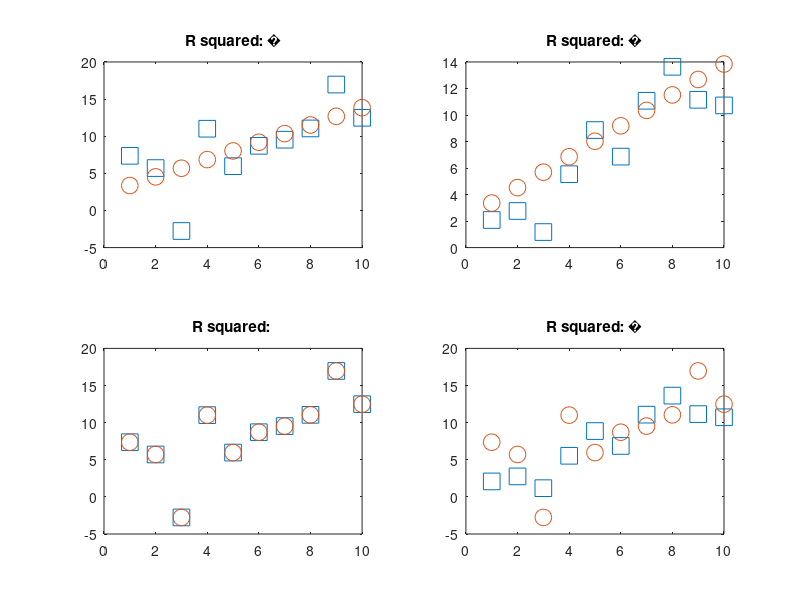

Here is the MATLAB script that generated this plot:
% create four visualization to exemplify overfitting. Compute R square.
x = linspace(1, 10, 10);
data1 = (1.5 * x) + (randn(1, 10) * 3);
data2 = (1.5 * x) + (randn(1, 10) * 3);

figure(1), clf;
subplot(2, 2, 1);
plot(x, data1, 'square', 'MarkerSize', 12);

pterms = polyfit(x, data1, 1);
yHatPol2 = polyval(pterms, x);
hold on;
plot(yHatPol2, 'o', 'MarkerSize', 12);

% r2 value for yHatPol2 data 1
ss_eta = sum((data1-yHatPol2).^2); % numerator
ss_tot = sum((data1-mean(data1)).^2); % denominator
r2Pol2data1 = 1 - ss_eta/ss_tot; % R^2
title(["R squared: ", r2Pol2data1]);

subplot(2, 2, 2);
plot(x, data2, 'square', 'MarkerSize', 12);
hold on;
plot(yHatPol2, 'o', 'MarkerSize', 12);

% r2 value for yHatPol2 data 2
ss_eta = sum((data2-yHatPol2).^2); % numerator
ss_tot = sum((data2-mean(data2)).^2); % denominator
r2Pol2data2 = 1 - ss_eta/ss_tot; % R^2
title(["R squared: ", r2Pol2data2]);

pterms10 = polyfit(x, data1, 10);
yHatPol10 = polyval(pterms10, x);
subplot(2, 2, 3);
plot(x, data1, 'square', 'MarkerSize', 12);
hold on;
plot(yHatPol10, 'o', 'MarkerSize', 12);

% r2 value for yHatPol10 data 1
ss_eta = sum((data1-yHatPol10).^2); % numerator
ss_tot = sum((data1-mean(data1)).^2); % denominator
r2Pol10data1 = 1 - ss_eta/ss_tot; % R^2
title(["R squared: ", r2Pol10data1]);

subplot(2, 2, 4);
plot(x, data2, 'square', 'MarkerSize', 12);
hold on;
plot(yHatPol10, 'o', 'MarkerSize', 12);

% r2 value for yHatPol10 data 2
ss_eta = sum((data2-yHatPol10).^2); % numerator
ss_tot = sum((data2-mean(data2)).^2); % denominator
r2Pol10data2 = 1 - ss_eta/ss_tot; % R^2
title(["R squared: ", r2Pol10data2]);
